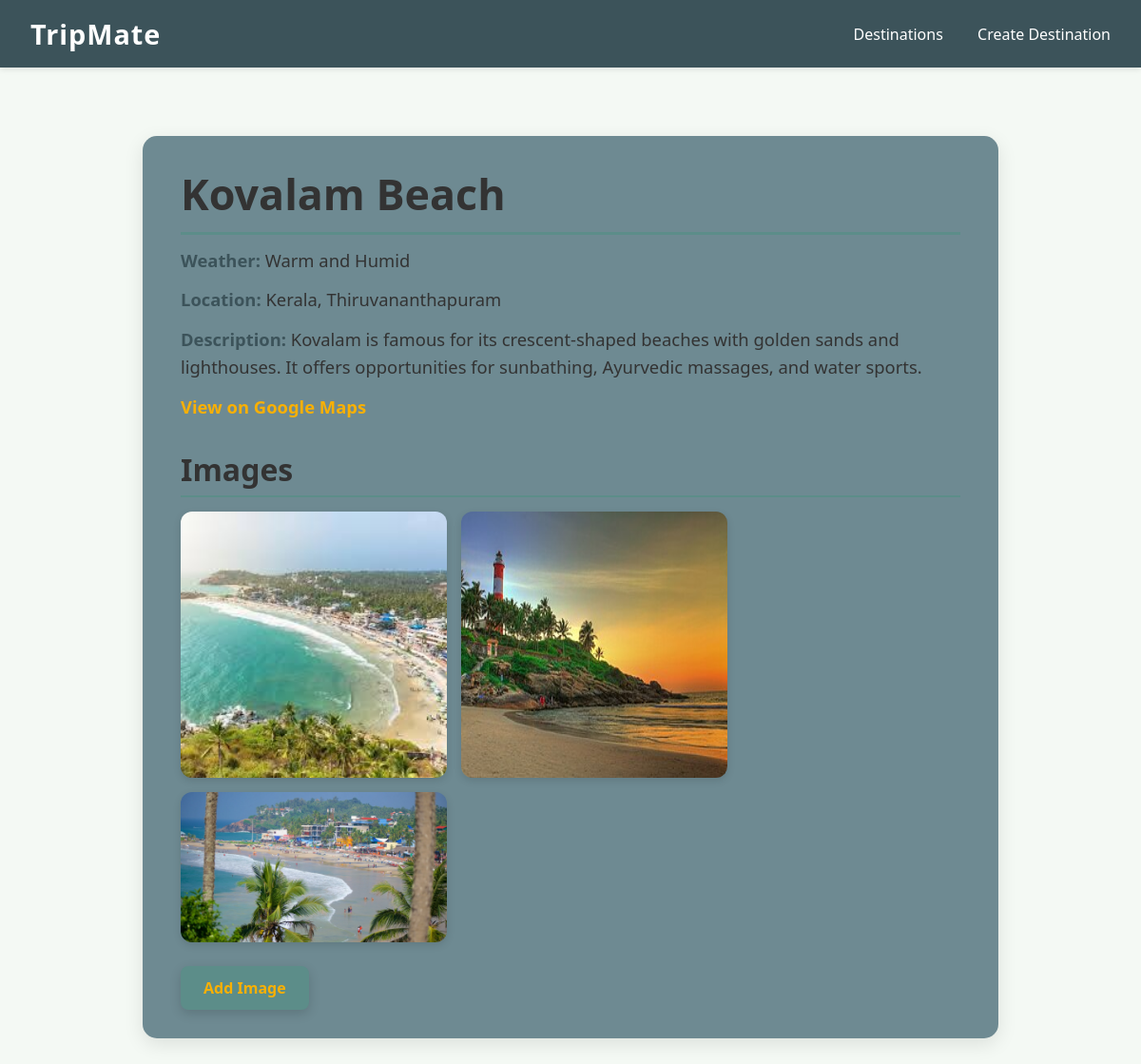
/destination/2/, run on the app's committed database.
### TripMate_app/models.py (models this page shows, shortened)
class Destination(models.Model):
    place_name = models.CharField(max_length=100)
    weather = models.CharField(max_length=100)
    state = models.CharField(max_length=100)
    district = models.CharField(max_length=100)
    google_map_link = models.URLField()
    description = models.TextField()

class DestinationImage(models.Model):
    destination = models.ForeignKey(Destination, on_delete=models.CASCADE, related_name='images')
    image = models.ImageField(upload_to='destination_images/')

### TripMate_app/views.py (the view)
# urls.py: path('destination/<int:pk>/', views.destination_detail, name='destination_detail'),
def destination_detail(request, pk):
    destination = get_object_or_404(Destination, pk=pk)
    return render(request, 'TripMate_app/destination_detail.html', {'destination': destination})

### TripMate_app/templates/TripMate_app/destination_detail.html (shortened to what this page needs)
{% extends 'TripMate_app/base.html' %}
{% block content %}
<div class="detail-container">
  <h2>{{ destination.place_name }}</h2>
  <p><strong>Weather:</strong> {{ destination.weather }}</p>
  <p><strong>Location:</strong> {{ destination.state }}, {{ destination.district }}</p>
  <p><strong>Description:</strong> {{ destination.description }}</p>
  <p><a href="{{ destination.google_map_link }}" target="_blank" rel="noopener">View on Google Maps</a></p>
  <h3>Images</h3>
  <div class="images-wrapper">
    {% for img in destination.images.all %}
      <img src="{{ img.image.url }}" alt="Image of {{ destination.place_name }}">
    {% empty %}
      <p>No images uploaded yet.</p>
    {% endfor %}
  </div>
  <a class="btn" href="{% url 'upload_images' destination.pk %}">Add Image</a>
</div>
{% endblock %}

### TripMate_app/templates/TripMate_app/base.html (shortened to what this page needs)
<!DOCTYPE html>
<html lang="en">
<head>
</head>
<body>
    <div class="navbar">
        <div class="logo">TripMate</div>
        <div class="nav-links">
            <a href="{% url 'destination_list' %}">Destinations</a>
            <a href="{% url 'add_destination' %}">Create Destination</a>
        </div>
    </div>
    <div class="content">
        {% block content %}
        {% endblock %}
    </div>
</body>
</html>

### TripMate_app/templates/TripMate_app/base.html (style rules this page uses)
:root { --bg: #F4F9F4; --primary: #3c535a; --accent: #5C8D89; --highlight: #A7D7C5; --text-dark: #333; --white: #fff; }
* { box-sizing: border-box; margin: 0; padding: 0; }
body { font-family: 'Segoe UI', sans-serif; background-color: var(--bg); color: var(--text-dark); }
.navbar { display: flex; justify-content: space-between; align-items: center; background-color: var(--primary); padding: 1rem 2rem; box-shadow: 0 2px 6px rgba(0, 0, 0, 0.1); }
.navbar .logo { font-size: 1.8rem; font-weight: bold; color: var(--white); letter-spacing: 1px; }
.navbar .nav-links a { color: var(--white); text-decoration: none; margin-left: 2rem; font-weight: 500; font-size: 1rem; transition: color 0.3s ease; }
.content { padding: 2rem 3rem; }
.btn { background-color: var(--accent); color: var(--white); padding: 10px 16px; border: none; border-radius: 5px; text-decoration: none; cursor: pointer; font-weight: 600; transition: background-color 0.3s ease; }

### TripMate_app/templates/TripMate_app/destination_detail.html (style rules this page uses)
.detail-container { max-width: 900px; margin: 40px auto; background-color: #6e8a92; padding: 30px 40px; border-radius: 15px; box-shadow: 0 6px 20px rgba(0,0,0,0.1); color: #333; font-family: 'Segoe UI', Tahoma, Geneva, Verdana, sans-serif; }
.detail-container h2 { font-size: 2.8rem; margin-bottom: 10px; color: #333; border-bottom: 3px solid #5C8D89; padding-bottom: 10px; }
.detail-container p { font-size: 1.15rem; line-height: 1.6; margin: 12px 0; }
.detail-container strong { color: #3c535a; }
.detail-container a { color: #f9b003; text-decoration: none; font-weight: 600; }
h3 { margin-top: 30px; color: #333; font-size: 2rem; border-bottom: 2px solid #5C8D89; padding-bottom: 6px; }
.images-wrapper { display: flex; flex-wrap: wrap; gap: 15px; margin-top: 15px; }
.images-wrapper img { width: 280px; border-radius: 12px; box-shadow: 0 3px 8px rgba(0,0,0,0.12); transition: transform 0.3s ease; cursor: pointer; }
.btn { display: inline-block; margin-top: 25px; background-color: #5C8D89; color: #fff; padding: 12px 24px; border-radius: 8px; font-weight: 700; text-decoration: none; box-shadow: 0 4px 12px rgba(0, 0, 0, 0.15); transition: background-color 0.3s ease; }

### data on the page
Destination: place_name "Kovalam Beach", weather "Warm and Humid", state "Kerala", district "Thiruvananthapuram", description "Kovalam is famous for its crescent-shaped beaches with golden sands and lighthouses. It offers opportunities for sunbathing, Ayurvedic massages, and water sports."
DestinationImage: image (picture)
DestinationImage: image (picture)
DestinationImage: image (picture)
